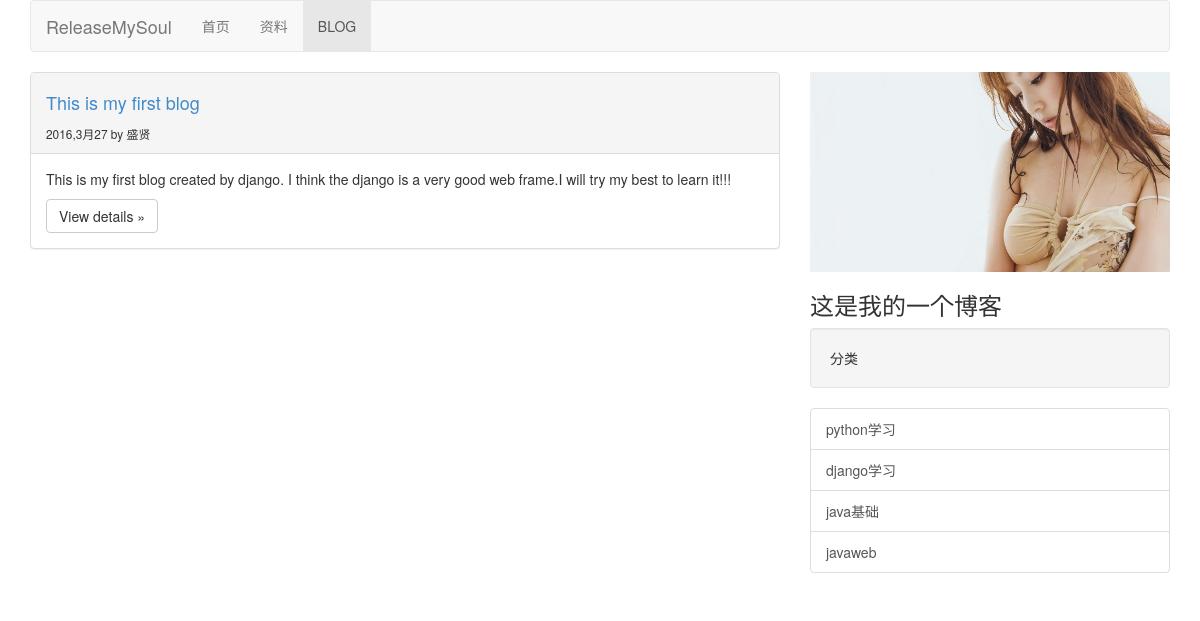
/blog/django-study, run on the app's committed database.
### myblog/models.py (models this page shows, shortened)
class Article(models.Model):
    caption = models.CharField(max_length=80)
    subCaption = models.CharField(max_length=50, blank=True)
    publish_time = models.DateTimeField(auto_now_add=True)
    update_time = models.DateTimeField(auto_now=True)
    author = models.ForeignKey(Author)
    classification = models.ForeignKey(Classification)
    tags = models.ManyToManyField(Tag, blank=True)
    content = models.TextField()

class Author(models.Model):
    name = models.CharField(max_length=30)
    email = models.EmailField(blank=True)
    website = models.URLField(blank=True)
    portrait = models.ImageField(default='touxiang.jpg', upload_to='img/')

class Classification(models.Model):
    name = models.CharField(max_length=20)
    english_name = models.CharField(max_length=20)

### myblog/views.py (the view)
# urls.py: url(r'^(?P<classname>.+)' , classification_list, name='classification')
def classification_list(request, classname):
	classid = Classification.objects.get(english_name=classname)
	blogs = Article.objects.filter(classification=classid.id)
	author = Author.objects.get(id=1)
	classification = Classification.objects.all()
	return render_to_response('myblog/index.html', {'blogs': blogs, 'author': author, 'classification': classification}, RequestContext(request))

### myblog/templates/myblog/index.html (shortened to what this page needs)
<!DOCTYPE html>
<html lang="en">
<head>
    {% load staticfiles %}
    <link href="{% static 'myblog/bootstrap.min.css' %}" rel="stylesheet">
</head>
<body>
    <div class="container">
        <nav class="navbar navbar-default" role="navigation">
            <div class="container">
                <div class="navbar-header">
                    <a class="navbar-brand" href="{% url 'index:index'%}">ReleaseMySoul</a>
                </div>
                <div>
                    <ul class="nav navbar-nav">
                        <li><a href="{% url 'index:index' %}">首页</a> </li>
                        <li><a href="{% url 'information:index' %}">资料</a> </li>
                        <li class="active"><a href="{% url 'blog:index' %}">BLOG</a> </li>
                    </ul>
                </div>
            </div>
        </nav>
    </div>
    <div class="container">
        <div class="row">
            <div class="col-md-8">
                {% for blog in blogs %}
                <div class="panel panel-default">
                    <div class="panel-heading">
                        <h4><a  href="{% url 'blog:detail' blog.id %}">{{ blog.caption }}</a></h4>
                        <small>{{ blog.publish_time.year }},{{ blog.publish_time.month }}月{{ blog.publish_time.day }} by {{ blog.author.name }}</small>
                    </div>
                    <div class="panel-body">
                        <p>{{ blog.content }}</p>
                        <a class="btn btn-default" role="button" href="{% url 'blog:detail' blog.id %}">View details »</a>
                    </div>
                </div>
                {% endfor %}
            </div>
            <div class="col-md-4">
                <img src="{% static 'myblog/img/touxiang.jpg' %}" width="360" height="200">
                <h3>这是我的一个博客</h3>
                <div class ="well">
                    <span>分类</span>
                </div>
                <div class="list-group">
                    {% for class in classification%}
                    <a href="{% url 'blog:classification' class.english_name%}" class="list-group-item">{{ class.name }}</a>
                    {% endfor %}
                </div>
            </div>
        </div>
    </div>
</body>
</html>

### data on the page
Article: caption "This is my first blog", publish_time.year "2016", publish_time.month "3", publish_time.day "27", author.name "盛贤", content "This is my first blog created by django. I think the django is a very good web frame.I will try my best to learn it!!!"
Classification: name "python学习"
Classification: name "django学习"
Classification: name "java基础"
Classification: name "javaweb"
